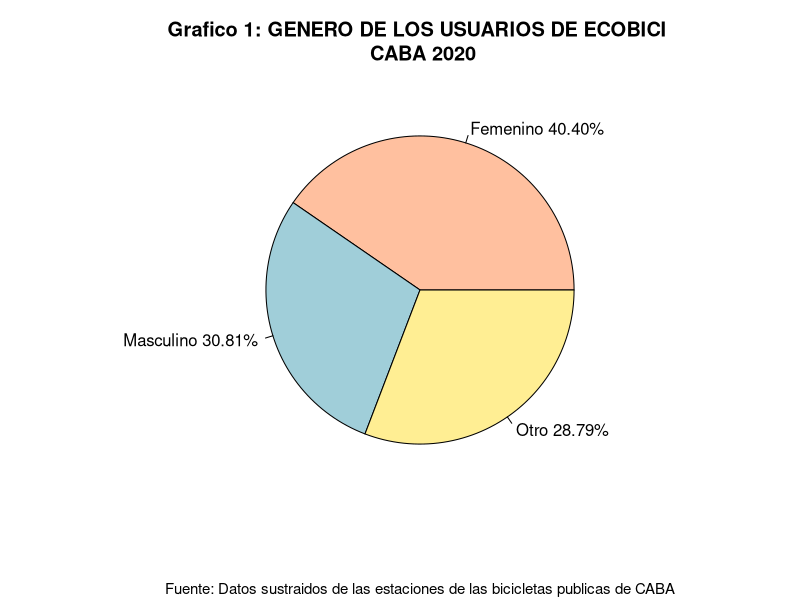
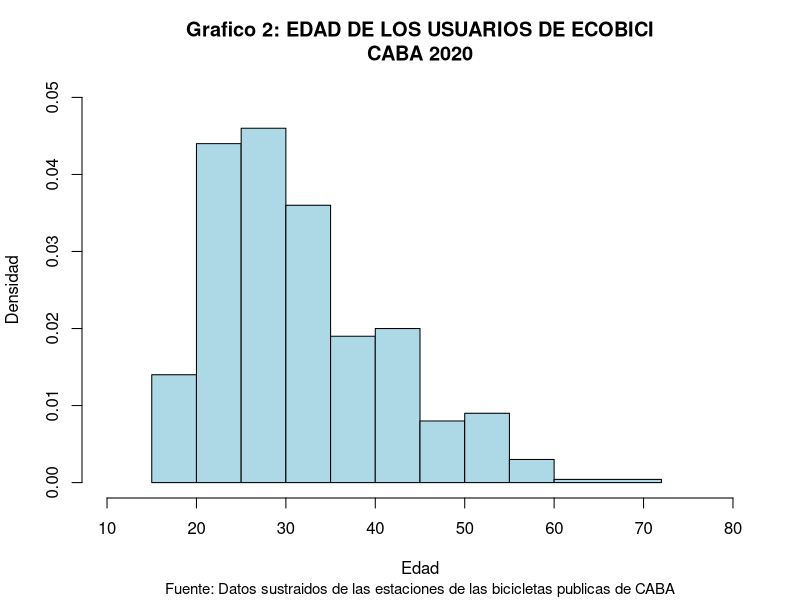
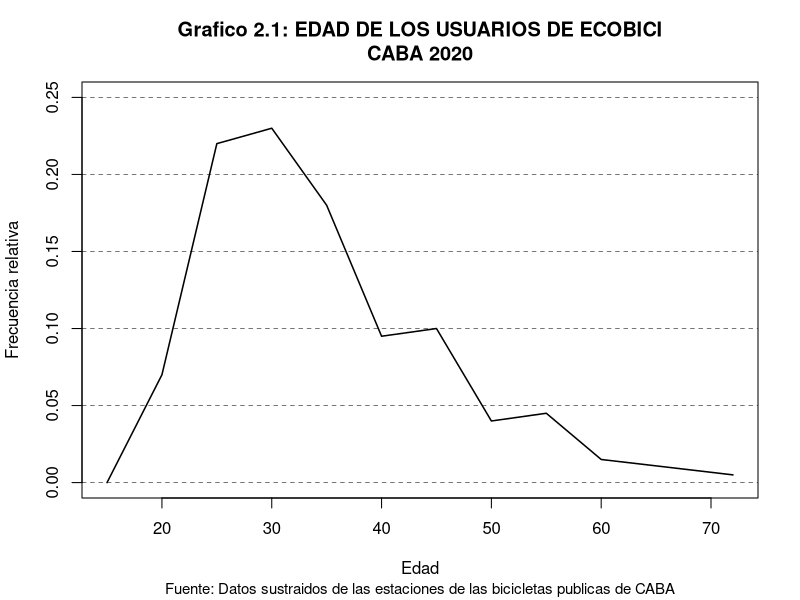
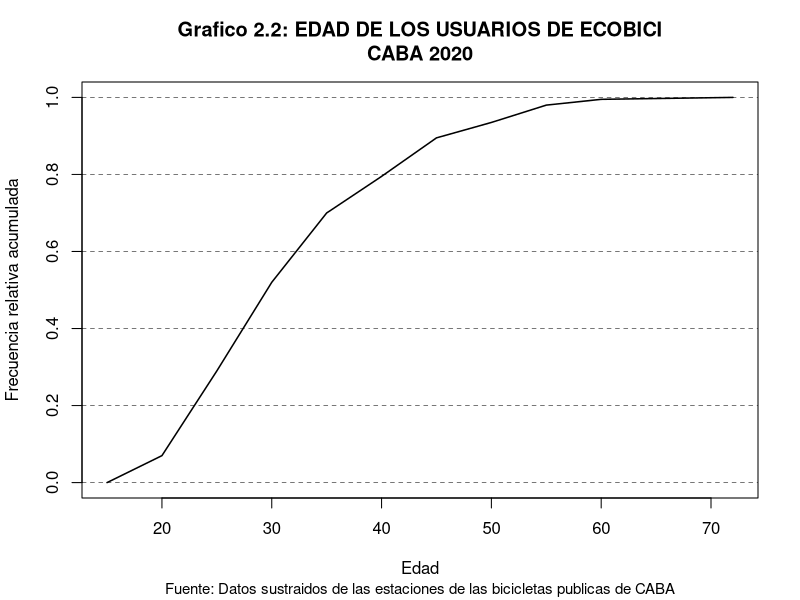
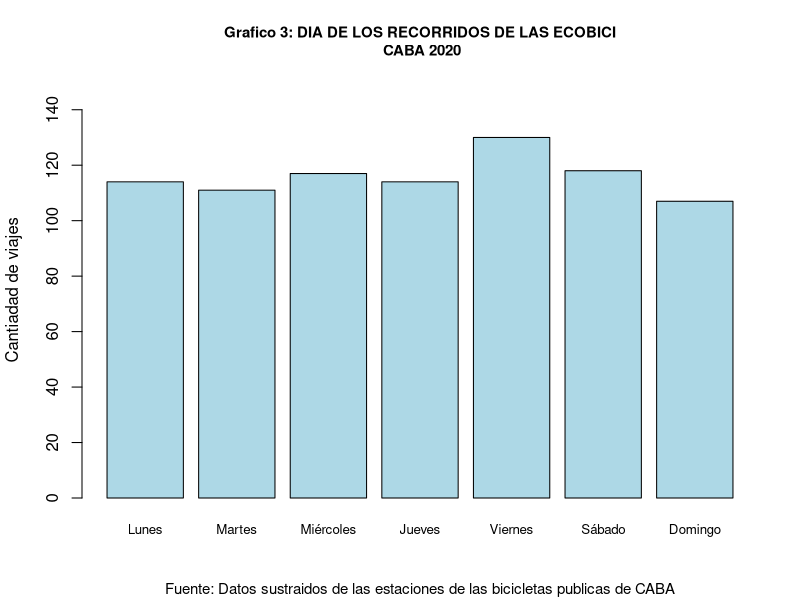
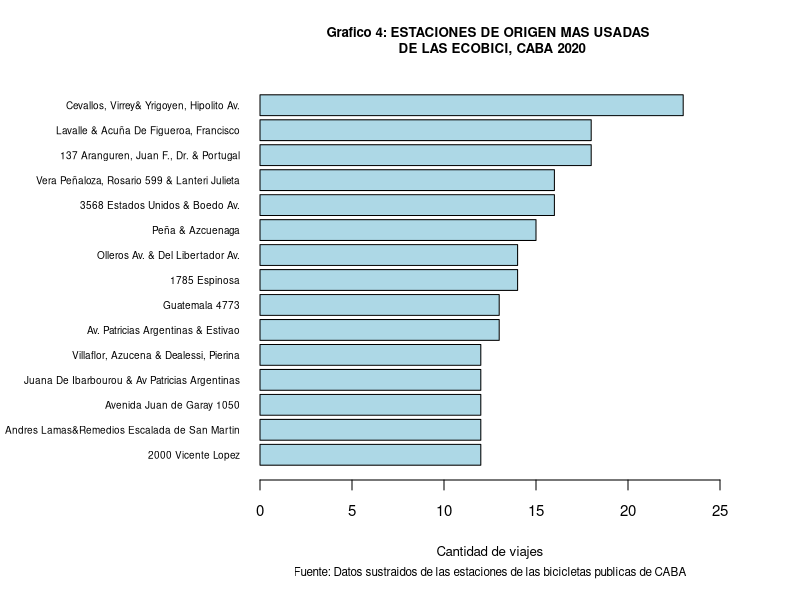

Here is the R script that generated these plots, in order: (Note: this script raises an error after producing the figures.)
## ---- chunk 1
knitr::opts_chunk$set(echo = FALSE)
# Librerias
library(knitr)
library(viridis)
getwd()
# setwd("/home/silva/Documentos/ecobici-estadistica-descriptiva/")
# leemos el csv de recorridos
recorridos <- read.csv("./recorridos6.csv")
# leemos el csv de usuarios
usuarios <- read.csv("./usuarios6.csv")
# combinamos los csv
bicicletas <- merge(usuarios, recorridos, all = TRUE)
# damos un orden a los dias
dia <- factor(bicicletas$dia, levels = c("Lunes","Martes","Miércoles","Jueves", "Viernes", "Sábado", "Domingo"))
## ---- chunk 2


gen <- table(usuarios$genero_usuario)[2:4]
frecRel <- gen/sum(gen)
frecAbsAcum <- cumsum(gen)
frecRelAcum <- cumsum(frecRel)
frecRel <- round(frecRel, digits = 4)
frecRelAcum <- round(frecRelAcum, digits = 4)
tabla <- cbind(names(gen),gen,frecRel,frecAbsAcum,frecRelAcum)
names = c("Genero", "Frecuencia absoluta","Frecuencia relativa","Frecuencia absoluta acumulada",
          "Frecuencia relativa acumulada")
kable(tabla, caption = "Tabla de frecuencias", col.names = names, row.names = FALSE, align = c('l','r','r','r','r','r','r','r'))

genero <- table(usuarios$genero_usuario)[2:4]

label <- c("Femenino","Otro","\n\nMasculino")
porcentajes <- round((genero/sum(genero))*100, digits = 2)
label <- paste(label,"\n\t",porcentajes,"%")
color <- c("#FFC09F","#A0CED9","#FFEE93")
  
pie(
  genero,
  main = "Grafico 1: GENERO DE LOS USUARIOS DE ECOBICI \n CABA 2020",
  labels = c("Femenino 40.40%", "Masculino 30.81%", "Otro 28.79%"),
  sub="Fuente: Datos sustraidos de las estaciones de las bicicletas publicas de CABA",
  cex.sub = 0.9,
  col = color
)

#var(genero) #Variancia de Genero 151

## ---- chunk 3
edad <- usuarios$edad_usuario
breakpoints <- c(15,20,25,30,35,40,45,50,55,60,72)

# Histograma

hist(edad,breaks = breakpoints, right = TRUE,
     xlim = c(10,80), ylim = c(0,0.05), xlab = "Edad", ylab = "Densidad",
     main = "Grafico 2: EDAD DE LOS USUARIOS DE ECOBICI\nCABA 2020",
     sub="Fuente: Datos sustraidos de las estaciones de las bicicletas publicas de CABA",
     cex.sub = 0.9,
     col = "lightblue")

## ---- chunk 4
edad <- usuarios$edad_usuario
rng_edad <- cut(edad, breakpoints, right = TRUE)
tabla_rng_edad <- table(rng_edad)
n <- sum(tabla_rng_edad)

# Poligono de frecuencias
x <- breakpoints
y <- c(0,tabla_rng_edad)/n
plot(x,y,type="l", xlim = c(15,72), ylim = c(0,0.25),
     main = "Grafico 2.1: EDAD DE LOS USUARIOS DE ECOBICI\nCABA 2020",
     sub="Fuente: Datos sustraidos de las estaciones de las bicicletas publicas de CABA",
     cex.sub = 0.9,
     ylab = "Frecuencia relativa", xlab = "Edad",lwd = 1.5)
for (i in seq(0,0.25,by=0.05)) abline(a=i,b=0,lty=2,lwd=0.5)


# Poligono acumulativo
y = cumsum(y)
plot(x,y,type="l", xlim = c(15,72), 
     main = "Grafico 2.2: EDAD DE LOS USUARIOS DE ECOBICI\nCABA 2020",
     sub="Fuente: Datos sustraidos de las estaciones de las bicicletas publicas de CABA",
     cex.sub = 0.9,
     ylab = "Frecuencia relativa acumulada", xlab = "Edad", lwd = 1.5)
for (i in seq(0,1,by=0.2)) abline(a=i,b=0,lty=2,lwd=0.5)

# var(edad) # Variancia de Edad
## ---- chunk 5
edad <- bicicletas$edad_usuario

agrupar <- function(x){
  if (x <= 25) {
    return ("Adulto menor")
  } else if(x <= 45) {
    return ("Adulto medio")
  } else {
    return ("Adulto mayor")
  }
}

etario <- sapply(edad,agrupar)

frecAbs <- table(etario)
frecRel <- frecAbs/sum(frecAbs)
frecAbsAcum <- cumsum(frecAbs)
frecRelAcum <- cumsum(frecRel)
frecRel <- round(frecRel, digits = 4)
frecRelAcum <- round(frecRelAcum, digits = 4)

tabla <- cbind(names(frecAbs),frecAbs,frecRel,frecAbsAcum,frecRelAcum)
names = c("Grupo etario", "Frecuencia absoluta","Frecuencia relativa","Frecuencia absoluta acumulada",
          "Frecuencia relativa acumulada")
kable(tabla, caption = "Tabla de frecuencias", col.names = names, row.names = FALSE, align = c('l','r','r','r','r'))
## ---- chunk 6
semana <- table(dia)
frecRel <- semana/sum(semana)
frecAbsAcum <- cumsum(semana)
frecRelAcum <- cumsum(frecRel)
frecRel <- round(frecRel, digits = 4)
frecRelAcum <- round(frecRelAcum, digits = 4)
tabla <- cbind(names(semana),semana,frecRel,frecAbsAcum,frecRelAcum)
names = c("Estación", "Frecuencia absoluta","Frecuencia relativa","Frecuencia absoluta acumulada",
          "Frecuencia relativa acumulada")
kable(tabla, caption = "Tabla de frecuencias", col.names = names, row.names = FALSE, align = c('l','r','r','r','r','r','r','r'))

barplot(semana, main = "Grafico 3: DIA DE LOS RECORRIDOS DE LAS ECOBICI\n CABA 2020",
        sub="Fuente: Datos sustraidos de las estaciones de las bicicletas publicas de CABA",
        cex.sub = 0.9,
        cex.main = 0.9,
        cex.names = 0.8,
        ylab = "Cantiadad de viajes",
        ylim = c(0,150), col = c("lightblue"))
## ---- chunk 7
frecAbs <- table(bicicletas$direccion_estacion_origen)
frecAbs <- sort(frecAbs, decreasing = TRUE)
#frecAbs <- frecAbs[1:15]
frecRel <- frecAbs/sum(frecAbs)
frecAbsAcum <- cumsum(frecAbs)
frecRelAcum <- cumsum(frecRel)
frecRel <- round(frecRel, digits = 4)
frecRelAcum <- round(frecRelAcum, digits = 4)

tabla <- cbind(names(frecAbs),frecAbs,frecRel,frecAbsAcum,frecRelAcum)
names = c("Estación", "Frecuencia absoluta","Frecuencia relativa","Frecuencia absoluta acumulada",
          "Frecuencia relativa acumulada")
kable(tabla[1:15,], caption = "Tabla de frecuencias", col.names = names, row.names = FALSE, align = c('l',rep('r',15)))

par(mar = c(6,13,4,4))
barplot(
  sort(frecAbs[1:15], decreasing = FALSE),
  main = "Grafico 4: ESTACIONES DE ORIGEN MAS USADAS \n DE LAS ECOBICI, CABA 2020",
  sub="Fuente: Datos sustraidos de las estaciones de las bicicletas publicas de CABA",
  cex.sub = 0.7,
  cex.main = 0.8,
  cex.lab = 0.8,
  cex.axis = 0.9,
  horiz = TRUE,
  las = 1,
  xlim = c(0,25),
  xlab = "Cantidad de viajes",
  cex.names = 0.6,
  col = "lightblue",
)
par(mar = c(5,4,4,2) + 0.1)
## ---- chunk 8
knitr::include_graphics("graficos/origen.png")
## ---- chunk 9
frecAbs <- table(bicicletas$direccion_estacion_destino)
frecAbs <- sort(frecAbs, decreasing = TRUE)
#frecAbs <- frecAbs[1:15]
frecRel <- frecAbs/sum(frecAbs)
frecAbsAcum <- cumsum(frecAbs)
frecRelAcum <- cumsum(frecRel)
frecRel <- round(frecRel, digits = 4)
frecRelAcum <- round(frecRelAcum, digits = 4)

tabla <- cbind(names(frecAbs),frecAbs,frecRel,frecAbsAcum,frecRelAcum)
names = c("Estación", "Frecuencia absoluta","Frecuencia relativa","Frecuencia absoluta acumulada",
          "Frecuencia relativa acumulada")
kable(tabla[1:15,], caption = "Tabla de frecuencias", col.names = names, row.names = FALSE, align = c('l',rep('r',15)))

par(mar = c(6,14,4,4))
barplot(
  sort(frecAbs[1:15], decreasing = FALSE),
  main = "Grafico 5: ESTACIONES DESTINO MAS USADAS \n DE LAS ECOBICI, CABA 2020",
  sub="Fuente: Datos sustraidos de las estaciones de las bicicletas publicas de CABA",
  cex.sub = 0.7,
  cex.main = 0.8,
  cex.lab = 0.8,
  cex.axis = 0.9,
  horiz = TRUE,
  las = 1,
  xlim = c(0,25),
  xlab = "Cantidad de viajes",
  cex.names = 0.6,
  col = "lightblue",
)
par(mar = c(5, 4, 4, 2) + 0.1)
## ---- chunk 10
knitr::include_graphics("graficos/destino.png")
## ---- chunk 11
distancia <- bicicletas$distancia/1000
distancia <- distancia[distancia<20]
boxplot(distancia, horizontal = TRUE, outline = TRUE,
        main = "Grafico 6: DISTANCIA DE LOS RECORRIDOS \n DE ECOBICI, CABA 2020",
        sub="Fuente: Datos sustraidos de las estaciones de las bicicletas publicas de CABA",
        cex.sub = 0.9,
        cex.main = 0.9,
        xlab = "Distancia en kilometros", boxfill = "lightblue")
## ---- chunk 12
duracion <- bicicletas$duracion_recorrido/60
duracion <- duracion[duracion<90]
boxplot(duracion, horizontal = TRUE, outline = FALSE,
        main = "Grafico 7: DURACION DE LOS RECORRIDOS \n DE ECOBICI, CABA 2020",
        sub="Fuente: Datos sustraidos de las estaciones de las bicicletas publicas de CABA",
        cex.sub = 0.9,
        cex.main = 0.9,
        xlab = "Duración en minutos", boxfill = "lightblue")
## ---- chunk 13
viajes <- table(bicicletas$id_usuario)

plot(table(viajes), 
     main = "Grafico 8: CANTIDAD DE VIAJES POR USUARIO\nCABA 2020",
     sub="Fuente: Datos sustraidos de las estaciones de las bicicletas publicas de CABA",
     cex.sub = 0.9,
     ylim = c(0,100), xlab = c("Cantidad de Viajes") ,ylab = c("Cantidad de Usuarios"))

n <- sum(table(viajes))
v <- table(viajes)
v <- append(v,c(0,0,0,0),after =16)
v <- append(v,c(0,0),after = 21)
v <- append(v,0,after=25)
v <- append(v,c(0,0,0,0),after=27)

titulo <- "Grafico 9: FRECUENCIA RELATIVA ACUMULADA DE LA\n CANTIDAD DE VIAJES POR USUARIO\nCABA 2020"
plot(c(0,cumsum(v))/n, type = "s",xlim=c(0,32), main = titulo,
     cex.main = 0.9,
     sub = "Fuente: Datos sustraidos de las estaciones de las bicicletas publicas de CABA",
     cex.sub = 0.9, ylab = "Frecuencia relativa acumulada", xlab = "Cantidad de viajes",lwd=1.5)
for (i in seq(0,1,by=0.2)) abline(a=i,b=0,lty=2,lwd=0.5)
## ---- chunk 14
edad <- bicicletas$edad_usuario

agrupar <- function(x){
  if (x <= 21) {
    return ("[16-21]")
  } else if(x <= 30) {
    return ("[22-30]")
  } else if(x <= 45){
    return ("[30-45]")
  } else if(x <= 72){
    return("[45-72]")
  }
}

edad <- sapply(edad,agrupar)


distancia <- bicicletas$duracion/60

bivar <- data.frame(edad,distancia)

bivar$edad <- factor(bivar$edad, levels = c("[16-21]","[22-30]","[30-45]","[45-72]"))

par(mar = c(6,8,4,4))
boxplot((bivar$distancia)~(bivar$edad), horizontal = TRUE, outline = FALSE,
        main = "Grafico 10: DURACION DEL RECORRIDO SEGUN \n LA EDAD DEL USUARIO, CABA 2020",
        sub="Fuente: Datos sustraidos de las estaciones de las bicicletas publicas de CABA",
        cex.sub = 0.9,
        las = 1,
        ylab = "",
        names = c("De 16 a 21 años", "De 22 a 30 años","De 31 a 45 años", "De 46 a 72 años"),
        xlab = "Duración en minutos", boxfill = "lightblue")
